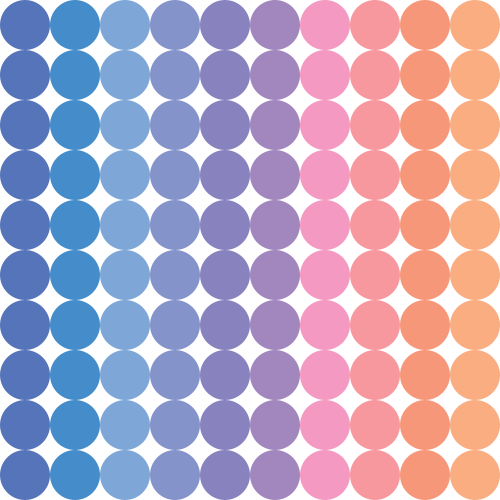
Frame 1 (no input)
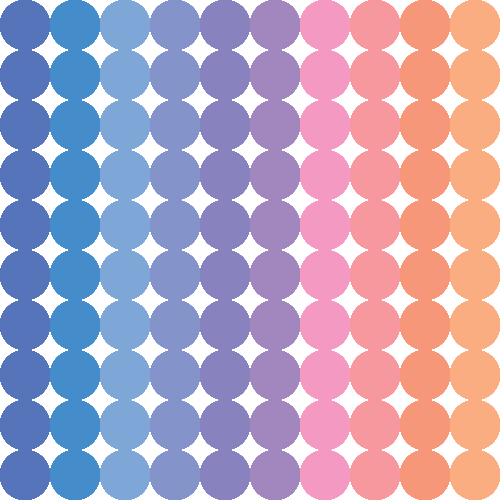
Frame 60 (the mouse pressed at the canvas centre just before this capture)
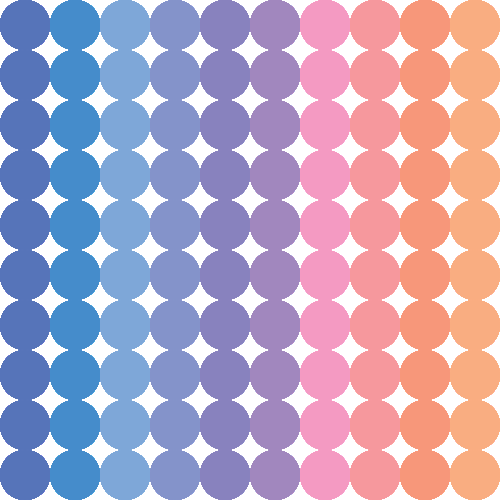
Frame 120 (the mouse held since frame 60 and released just before this capture)

The Processing sketch that drew these frames (run headless with seeded random() and noise(); from frame 60 on, the mouse is pressed at the canvas centre):

// Processing sketch: processing_66773
// ── processing_66773.pde


int []c = new color [10];

void setup(){
  size(500, 500);
  noStroke();
  background(255);
  
  c[0] = color(86, 116, 185);
  c[1] = color(69, 140, 203);
  c[2] = color(126, 167, 216);
  c[3] = color(132, 147, 202);
  c[4] = color(136, 130, 190);
  c[5] = color(161, 135, 190);
  c[6] = color(244, 154, 194);
  c[7] = color(246, 152, 157);
  c[8] = color(247, 151, 122);
  c[9] = color(249, 173, 129);



}
 
void draw(){

   for (int x = 25; x< width; x += 50) {
     for(int y = 25; y < height; y +=50){
     fill(c[x/50]);
     ellipse(x, y, 50, 50);
     }
  }
 }
